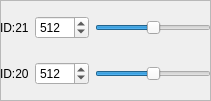
  <widget class="QFrame" name="frame_6">
   <property name="geometry">
    <rect>
     <x>450</x>
     <y>10</y>
     <width>211</width>
     <height>101</height>
    </rect>
   </property>
   <property name="frameShape">
    <enum>QFrame::StyledPanel</enum>
   </property>
   <property name="frameShadow">
    <enum>QFrame::Raised</enum>
   </property>
   <widget class="QWidget" name="layoutWidget">
    <property name="geometry">
     <rect>
      <x>0</x>
      <y>0</y>
      <width>211</width>
      <height>101</height>
     </rect>
    </property>
    <layout class="QVBoxLayout" name="verticalLayout_3">
     <item>
      <spacer name="verticalSpacer_11">
       <property name="orientation">
        <enum>Qt::Vertical</enum>
       </property>
       <property name="sizeHint" stdset="0">
        <size>
         <width>20</width>
         <height>40</height>
        </size>
       </property>
      </spacer>
     </item>
     <item>
      <layout class="QHBoxLayout" name="horizontalLayout_2">
       <item>
        <widget class="QLabel" name="label">
         <property name="text">
          <string>ID:21</string>
         </property>
        </widget>
       </item>
       <item>
        <widget class="QSpinBox" name="spinBox_ID21">
         <property name="maximum">
          <number>1023</number>
         </property>
         <property name="value">
          <number>512</number>
         </property>
        </widget>
       </item>
       <item>
        <widget class="QSlider" name="horizontalSlider_ID21">
         <property name="maximum">
          <number>1023</number>
         </property>
         <property name="value">
          <number>512</number>
         </property>
         <property name="orientation">
          <enum>Qt::Horizontal</enum>
         </property>
        </widget>
       </item>
      </layout>
     </item>
     <item>
      <spacer name="verticalSpacer_10">
       <property name="orientation">
        <enum>Qt::Vertical</enum>
       </property>
       <property name="sizeHint" stdset="0">
        <size>
         <width>20</width>
         <height>40</height>
        </size>
       </property>
      </spacer>
     </item>
     <item>
      <layout class="QHBoxLayout" name="horizontalLayout_10">
       <item>
        <widget class="QLabel" name="label_2">
         <property name="text">
          <string>ID:20</string>
         </property>
        </widget>
       </item>
       <item>
        <widget class="QSpinBox" name="spinBox_ID20">
         <property name="maximum">
          <number>1023</number>
         </property>
         <property name="value">
          <number>512</number>
         </property>
        </widget>
       </item>
       <item>
        <widget class="QSlider" name="horizontalSlider_ID20">
         <property name="maximum">
          <number>1023</number>
         </property>
         <property name="value">
          <number>512</number>
         </property>
         <property name="orientation">
          <enum>Qt::Horizontal</enum>
         </property>
        </widget>
       </item>
      </layout>
     </item>
     <item>
      <spacer name="verticalSpacer_12">
       <property name="orientation">
        <enum>Qt::Vertical</enum>
       </property>
       <property name="sizeHint" stdset="0">
        <size>
         <width>20</width>
         <height>40</height>
        </size>
       </property>
      </spacer>
     </item>
    </layout>
   </widget>
  </widget>
